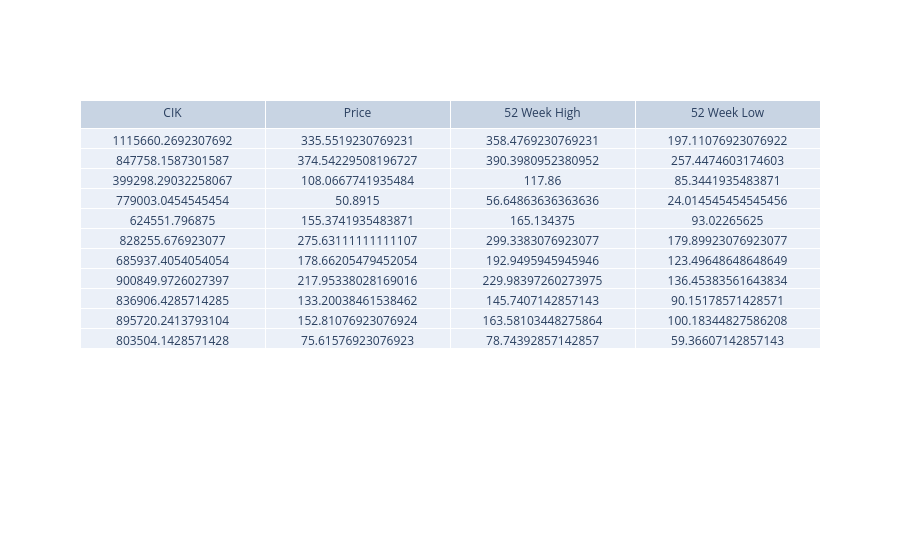

Notebook code cell kept with this figure:
### Markdown cell above
## First Table

### Code cell
col_names = list(df.columns)
header_data = dict(values = col_names)

data = [df['CIK'], df['Price'], df['52 Week High'], df['52 Week Low']]
cell_data   = dict(values = data)

tbl = go.Table(header = header_data, cells = cell_data)

fig = go.Figure(data = tbl)

fig.show()

### Figure 1 — Plotly figure (JSON) as saved in the notebook; plotly's stock layout.template omitted (floating-point values rounded to 4 significant figures)
{"data": [{"cells": {"values": [[1116000.0, 847800.0, 399300.0, 779000.0, 624600.0, 828300.0, 685900.0, 900800.0, 836900.0, 895700.0, 803500.0], [335.6, 374.5, 108.1, 50.89, 155.4, 275.6, 178.7, 218.0, 133.2, 152.8, 75.62], [358.5, 390.4, 117.9, 56.65, 165.1, 299.3, 192.9, 230.0, 145.7, 163.6, 78.74], [197.1, 257.4, 85.34, 24.01, 93.02, 179.9, 123.5, 136.5, 90.15, 100.2, 59.37]]}, "header": {"values": ["CIK", "Price", "52 Week High", "52 Week Low"]}, "type": "table"}], "layout": {}}
